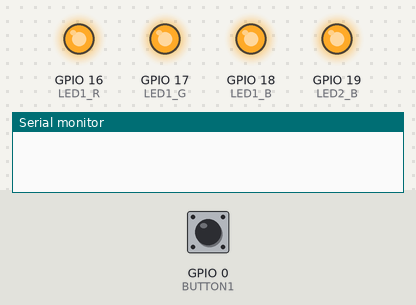
Recording of a program running on a simulated ESP32. Shown: output pins drawn as LEDs (lit = HIGH), the last lines printed to the serial monitor. Dashed ring = blinking. The inputs (shaded band) are chosen by the test bench; at power-on: GPIO 0 (BUTTON1) HIGH.

Above: at 1.2 s.
1.3 s: GPIO 0 (BUTTON1) pulled LOW for 0.15 s
At 2.6 s:
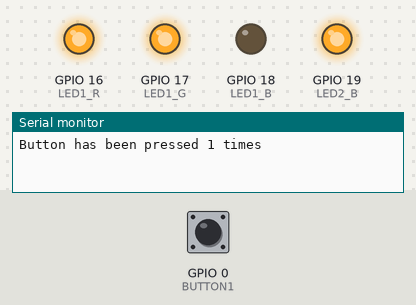
2.9 s: GPIO 0 (BUTTON1) pulled LOW for 1 s
At 4.8 s:
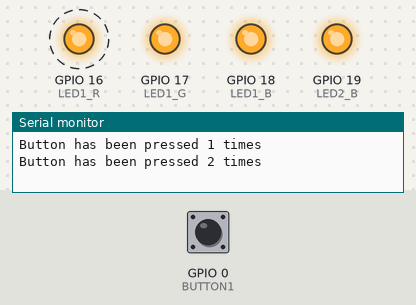
Timing chart, 0 to 15.9 s (numbered marks = the images above; inputs shaded):
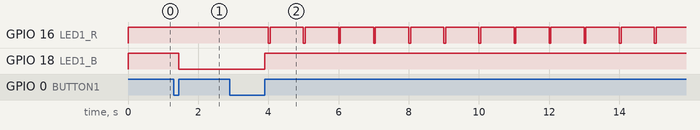

Measured:
- after the input at 1.3 s, GPIO 18 (LED1_B): HIGH → LOW after 0.15 s
- after the input at 2.9 s, GPIO 16 (LED1_R): alternates HIGH for 0.95 s and LOW for 0.05 s, starting after 1.1 s; GPIO 18 (LED1_B): LOW → HIGH after 1.0 s

The program:

main.cpp
```cpp
/*
* Name: Michael Ly
* Date: September 26, 2021
* Description: Uses an ISR to put the board in one of three modes.
*              The device boots up into mode 1: the off state (no LEDs lit).
*              On the depression of a switch on the dev board, the first LED
*              color should light blue and be steady.
*              On the depression of a switch a second time, the LED color should
*              flash with an on time of 50ms and total cycle time of 1 second.
*              The LED should remain flashing until the switch is depressed
*              and the system returns to the off state of the state transitions.
* Target: Espressif ESP32 dev board, TI MSP432401R
*/

////////////////////////////////////////////////////////////////////////////////////////////////////////////////////////////////////////////////
/*
 * CURRENT READINGS:
 *      STATE 0 (OFF)                 = 63.1 mA
 *      State 1 (Steady Blue LED)     = 63.8 mA
 *      State 2 (Blinking Red LED)    = 63.2 mA
 *      State 3 (Light Sleep Mode)    = 2.12 mA
 *      State 4 (Deep Sleep Mode)     = 12uA to 13uA
 */
////////////////////////////////////////////////////////////////////////////////////////////////////////////////////////////////////////////////
////////////////////////////////////////////////////////////////////////////////////////////////////////////////////////////////////////////////
/*
 *  POWER CONSUMPTION:
 *      STATE 0 (OFF)                 = ( 63.1 mA ) * ( 4.99V ) = 305   mW
 *      State 1 (Steady Blue LED)     = ( 63.8 mA ) * ( 4.99V ) = 318   mW
 *      State 2 (Blinking Red LED)    = ( 63.2 mA ) * ( 4.99V ) = 315   mW
 *      State 3 (Light Sleep Mode)    = ( 2.12 mA ) * ( 4.99V ) = 10.6  mW
 *      State 4 (Deep Sleep Mode)     = ( 12.0 uA ) * ( 4.99V ) = 59.88 uW
 */
////////////////////////////////////////////////////////////////////////////////////////////////////////////////////////////////////////////////


/* LIBRARIES */
#include "main.h"
#include <Arduino.h>
#include <stdint.h>

/* TARGET SELECTION */
#if 1
    #define ESP32        (1)
#else
    #define MSP432401R   (1)
#endif

/* SETUP */
void setup() {
    Serial.begin(115200) ;
    pinMode(LED2_B, OUTPUT) ;
    pinMode(LED1_B, OUTPUT) ;
    pinMode(LED1_G, OUTPUT) ;
    pinMode(LED1_R, OUTPUT) ;
    pinMode(BUTTON1, INPUT_PULLUP) ;

    attachInterrupt(digitalPinToInterrupt(BUTTON1), ISR_buttonPressed, RISING) ;

    LED_init() ;                                                                            // Set all LEDs to OFF position
    // buttonCount             = 0 ;                                                        // Uninitialized static variables are set to zero in C
    previousMillis_Btn      = 0 ;
    previousMillis_Blink1   = 0 ;
    previousMillis_Blink2   = 0 ;
}

/* MAIN */
void loop() {
    currentMillis = millis() ;                                                              // Get current time

    if ( !(buttonCount % 7) ) {                                                             // Reset LEDs to OFF state
        LED_init() ;
        buttonCount = 0 ;
    }
    else if ( !(buttonCount % 5) ) {                                                        // Go to deep sleep mode
        change_to_state4() ;
    }
    else if ( !(buttonCount % 3) ) {                                                        // Go to light sleep mode
        change_to_state3() ;
    }

    else if ( !(buttonCount % 2) ) {                                                        // Flash red LED ON for 50ms with 1s cycle
        change_to_state2(currentMillis) ;
    }
    else {
        change_to_state1() ;                                                                // Turn blue LED ON and keep at steady state
    }

}

////////////////////////////////////////////////////////////////////////////////////////////////////////////////////////////////////////////////
/* Function Definitions */

void LED_init(void) {                                                                       // This function turns all LEDs OFF
    blueLED2_state  = LED_OFF ;
    blueLED1_state  = LED_OFF ;
    greenLED_state  = LED_OFF ;
    redLED_state    = LED_OFF ;

    digitalWrite(LED2_B, blueLED2_state) ;
    digitalWrite(LED1_B, blueLED1_state) ;
    digitalWrite(LED1_G, greenLED_state) ;
    digitalWrite(LED1_R, redLED_state) ;
}
////////////////////////////////////////////////////////////////////////////////////////////////////////////////////////////////////////////////
#if 0
void debounceButton(void) {                                                                 // This function detects a button press
    currentMillis = millis() ;                                                              // and then debounces the button with the
    if ( (currentMillis - previousMillis_Btn) >= (BUTTON_DEBOUNCE) ) {                      // millis nonblocking method. It then
        previousMillis_Btn += BUTTON_DEBOUNCE ;                                             // increments the button counter.
        buttonCount++ ;

        Serial.printf("Button has been pressed %u times\n", buttonCount);
    }
}
#endif
////////////////////////////////////////////////////////////////////////////////////////////////////////////////////////////////////////////////

void change_to_state1(void) {                                                               // On every (7n+1) button press, turn the blue
    blueLED1_state  = LED_ON ;                                                              // LED to an ON steady state
    redLED_state    = LED_OFF ;

    digitalWrite(LED1_B, blueLED1_state) ;
    digitalWrite(LED1_R, redLED_state) ;
}
////////////////////////////////////////////////////////////////////////////////////////////////////////////////////////////////////////////////

void change_to_state2(uint32_t currentMillis) {                                             // On every (7n+2) button press, have the blue LED
    blueLED1_state  = LED_OFF ;                                                             // in the OFF position, but flash on the red LED
    digitalWrite(LED1_B, blueLED1_state) ;                                                  // for 50ms with total cycle time of 1s.

    if ( (currentMillis - previousMillis_Blink1) >= BLINK1_DELAY ) {                        // Turn red LED ON for 50ms
        redLED_state = LED_OFF ;
        digitalWrite(LED1_R, redLED_state) ;
        previousMillis_Blink1 += BLINK1_DELAY ;
    }
    if ( (currentMillis - previousMillis_Blink2) >= BLINK2_DELAY ) {                        // Turn red LED OFF for 950ms
        redLED_state = LED_ON ;
        digitalWrite(LED1_R, redLED_state) ;
        previousMillis_Blink2 += BLINK2_DELAY ;
    }
}
////////////////////////////////////////////////////////////////////////////////////////////////////////////////////////////////////////////////

void change_to_state3() {                                                                   // Put the device in light sleep mode.
    LED_init() ;
    Serial.println("Enabling light sleep mode...") ;
    esp_sleep_enable_ext0_wakeup(BUTTON1, BUTTON_ON) ;                                      // Configures light sleep wakeup sources (GPIO)
                                                                                            // then puts the ESP32 into light sleep mode.
    esp_light_sleep_start() ;                                                               // Prints wakeup reason when woken up.

    wakeup_reason = esp_sleep_get_wakeup_cause() ;
    switch(wakeup_reason)
    {
        case ESP_SLEEP_WAKEUP_EXT0      : Serial.println("Wakeup caused by external signal using RTC_IO") ;             break ;
        case ESP_SLEEP_WAKEUP_EXT1      : Serial.println("Wakeup caused by external signal using RTC_CNTL") ;           break ;
        case ESP_SLEEP_WAKEUP_TIMER     : Serial.println("Wakeup caused by timer") ;                                    break ;
        case ESP_SLEEP_WAKEUP_TOUCHPAD  : Serial.println("Wakeup caused by touchpad") ;                                 break ;
        case ESP_SLEEP_WAKEUP_ULP       : Serial.println("Wakeup caused by ULP program") ;                              break ;
        default                         : Serial.printf("Wakeup was not caused by deep sleep: %d\n",wakeup_reason) ;    break ;
    }
}
////////////////////////////////////////////////////////////////////////////////////////////////////////////////////////////////////////////////

void change_to_state4() {                                                                   // Put the device in deep sleep mode.
    esp_sleep_enable_ext0_wakeup(BUTTON1, BUTTON_ON) ;                                      // Configures deep sleep wakeup sources (GPIO)
                                                                                            // then puts the ESP32 into deep sleep mode.
    esp_deep_sleep_start() ;                                                                // Prints wakeup reason when woken up.
    Serial.println("Enabling deep sleep mode...") ;
    wakeup_reason = esp_sleep_get_wakeup_cause() ;
    switch(wakeup_reason)
    {
        case ESP_SLEEP_WAKEUP_EXT0      : Serial.println("Wakeup caused by external signal using RTC_IO") ;             break ;
        case ESP_SLEEP_WAKEUP_EXT1      : Serial.println("Wakeup caused by external signal using RTC_CNTL") ;           break ;
        case ESP_SLEEP_WAKEUP_TIMER     : Serial.println("Wakeup caused by timer") ;                                    break ;
        case ESP_SLEEP_WAKEUP_TOUCHPAD  : Serial.println("Wakeup caused by touchpad") ;                                 break ;
        case ESP_SLEEP_WAKEUP_ULP       : Serial.println("Wakeup caused by ULP program") ;                              break ;
        default                         : Serial.printf("Wakeup was not caused by deep sleep: %d\n", wakeup_reason) ;   break ;
    }
}

/* Button ISR Handler */
#ifndef MSP432401R
    void IRAM_ATTR ISR_buttonPressed(void) {                                                // This function detects a button press
        #if 1
        if ( (currentMillis - previousMillis_Btn) >= (BUTTON_DEBOUNCE) ) {                  // and then debounces the button with the
            previousMillis_Btn += BUTTON_DEBOUNCE ;                                         // millis nonblocking method. It then
            buttonCount++ ;                                                                 // increments the button counter.

            Serial.printf("Button has been pressed %u times\n", buttonCount);
        }
        #else
        debounceButton() ;
        #endif
    }
#else
    void ISR_buttonPressed(void) {
        if ( (currentMillis - previousMillis_Btn) >= (BUTTON_DEBOUNCE) ) {
            previousMillis_Btn += BUTTON_DEBOUNCE ;
            buttonCount++ ;

            Serial.print("Button has been pressed ");
            Serial.print(buttonCount) ;
            Serial.println(" times") ;
        }
        // debounceButton() ;
    }
#endif
```

main.h
```cpp
#ifndef MAIN_H_
#define MAIN_H_

#include <Arduino.h>

#if !defined(ESP32) && !defined(MSP432401R)
    #warning "No macros defined."
#endif

/* TARGET SELECTION */
#if !defined(MSP432401R)
    /* ESP32 PINS */
    // uint8_t const LED2_B        = 19 ;
    // uint8_t const LED1_B        = 18 ;
    // uint8_t const LED1_G        = 17 ;
    // uint8_t const LED1_R        = 16 ;
    // uint8_t const BUTTON1       = 0 ;
    gpio_num_t const LED2_B        = GPIO_NUM_19 ;
    gpio_num_t const LED1_B        = GPIO_NUM_18 ;
    gpio_num_t const LED1_G        = GPIO_NUM_17 ;
    gpio_num_t const LED1_R        = GPIO_NUM_16 ;
    gpio_num_t const BUTTON1       = GPIO_NUM_0 ;

    /* Enumerations and Structuress */
    typedef enum {                                                                              // LEDs are active LOW for ESP32
        LED_ON  = LOW ,
        LED_OFF = HIGH
    } LED_State_t ;
    typedef enum {                                                                              // Switches are active LOW
        BUTTON_ON  = LOW,
        BUTTON_OFF = HIGH
    } Button_State_t ;
    // typedef struct {
    //     uint8_t  count ;
    // } Button_t ;

    void IRAM_ATTR ISR_buttonPressed(void) ;
#else
    /* MSP432 PINS */
    uint8_t const LED2_B        = 78 ;                                                          // LED2_B is actually yellow on MSP432
    uint8_t const LED1_B        = 77 ;
    uint8_t const LED1_G        = 76 ;
    uint8_t const LED1_R        = 75 ;
    uint8_t const BUTTON1       = 73 ;

    /* Enumerations and Structuress */
    typedef enum {                                                                              // LEDs are active HIGH for MSP432
        LED_ON  = HIGH ,
        LED_OFF = LOW
    } LED_State_t ;
    typedef enum {                                                                              // Switches are active LOW
        BUTTON_ON  = LOW,
        BUTTON_OFF = HIGH
    } Button_State_t ;

    void ISR_buttonPressed(void) ;
#endif

/* Constants */
uint32_t const BUTTON_DEBOUNCE  = 350 ;
uint32_t const BLINK1_DELAY     = 50 ;
uint32_t const BLINK2_DELAY     = 1000 ;

/* LOW POWER VARIALBES AND CONSTANTS */
// uint64_t const              BUTTON1_MASK = 1L << 0 ;                                             // Button is pin 0, but we need it ON; used for ext1
esp_sleep_wakeup_cause_t    wakeup_reason ;

/* State Variables */
LED_State_t static          blueLED2_state ;
LED_State_t static          blueLED1_state ;
LED_State_t static          greenLED_state ;
LED_State_t static          redLED_state ;

uint8_t static volatile     buttonCount ;
// Button_t static             buttonCount ;

uint32_t                    currentMillis ;
uint32_t                    previousMillis_Btn ;
uint32_t                    previousMillis_Blink1 ;
uint32_t                    previousMillis_Blink2 ;


/* Function Prototypes */
void LED_init(void) ;
// void debounceButton(void) ;
void change_to_state1(void) ;
void change_to_state2(uint32_t currentMillis) ;
void change_to_state3() ;
void change_to_state4() ;
// void IRAM_ATTR ISR_buttonPressed(void) ;


#endif /* MAIN_H_ */
```
